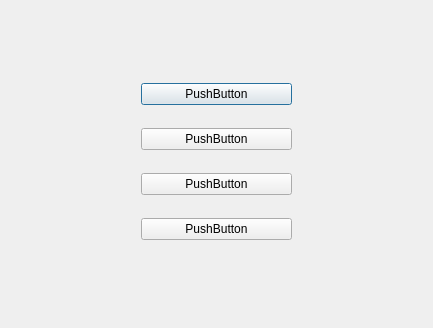
<?xml version="1.0" encoding="UTF-8"?>
<ui version="4.0">
 <class>mode_select</class>
 <widget class="QDialog" name="mode_select">
  <property name="geometry">
   <rect>
    <x>0</x>
    <y>0</y>
    <width>433</width>
    <height>328</height>
   </rect>
  </property>
  <property name="windowTitle">
   <string>Dialog</string>
  </property>
  <widget class="QWidget" name="">
   <property name="geometry">
    <rect>
     <x>141</x>
     <y>66</y>
     <width>151</width>
     <height>191</height>
    </rect>
   </property>
   <layout class="QVBoxLayout" name="verticalLayout">
    <item>
     <widget class="QPushButton" name="easy">
      <property name="text">
       <string>PushButton</string>
      </property>
     </widget>
    </item>
    <item>
     <widget class="QPushButton" name="normal">
      <property name="text">
       <string>PushButton</string>
      </property>
     </widget>
    </item>
    <item>
     <widget class="QPushButton" name="hard">
      <property name="text">
       <string>PushButton</string>
      </property>
     </widget>
    </item>
    <item>
     <widget class="QPushButton" name="userdefined">
      <property name="text">
       <string>PushButton</string>
      </property>
     </widget>
    </item>
   </layout>
  </widget>
 </widget>
 <resources/>
 <connections/>
</ui>
